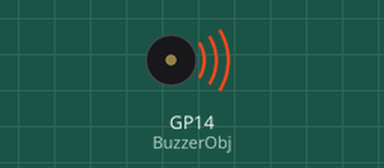
Simulated run of this program. Board: Raspberry Pi Pico running MicroPython. Shown: buzzer (waves = sounding). At 1.8 s the program stops and its outputs stay as they are.

Above: at 0.1 s.
At 1.8 s:
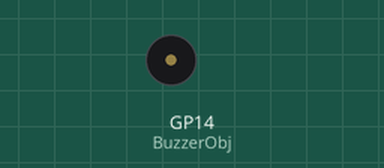
Timing chart, 0 to 3.3 s (numbered marks = the images above):
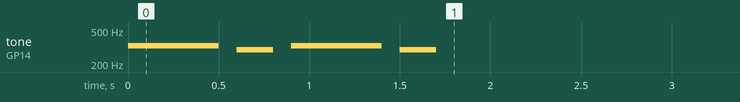

The program:

lec10_2.py
```python
# 수동부저
from machine import Pin, PWM
from time import sleep

BuzzerObj = PWM(Pin(14))


def buzzer(buzzerPinObject, frequency, sound_duration, silence_duration):
    buzzerPinObject.duty_u16(int(65536 * 0.2))
    buzzerPinObject.freq(frequency)
    sleep(sound_duration)
    buzzerPinObject.duty_u16(int(65536 * 0))
    sleep(silence_duration)


buzzer(BuzzerObj, 329, 0.5, 0.1)  # MI
buzzer(BuzzerObj, 293, 0.2, 0.1)  # RE
buzzer(BuzzerObj, 329, 0.5, 0.1)  # MI
buzzer(BuzzerObj, 293, 0.2, 0.1)  # RE

# 버튼을 이용해서 주파수를 바꿔볼 수는 없을까?
'''
if button.value() == 0:
    freq_value = 329

elif button2.value() == 0:
    freq_value = 293
    '''
```

Measured:
- by itself, tone on GP14 (BuzzerObj): plays 329 Hz for 0.50 s, 293 Hz for 0.20 s, 329 Hz for 0.50 s, 293 Hz for 0.20 s
